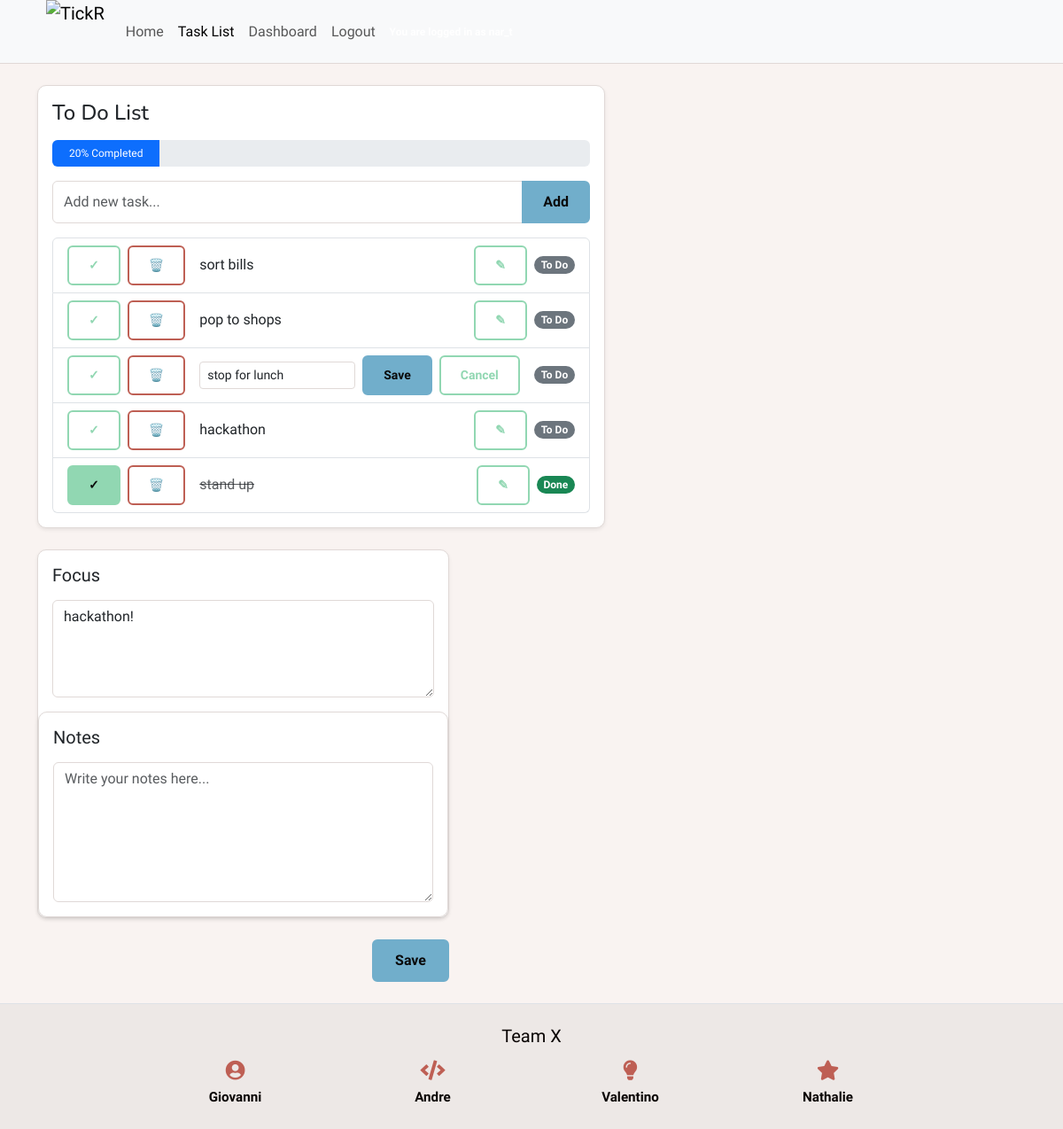
/todolist/?edit=8 (signed in), run on the app's committed database.
### doit_app/models.py (models this page shows, shortened)
class Task(models.Model):
	user = models.ForeignKey(
		settings.AUTH_USER_MODEL,
		on_delete=models.CASCADE,
		related_name="tasks",
		null=True,
		blank=True,
	)
	title = models.CharField(max_length=255)
	is_completed = models.BooleanField(default=False)
	due_date = models.DateField(blank=True, null=True)
	created_at = models.DateTimeField(auto_now_add=True)
	updated_at = models.DateTimeField(auto_now=True)
	class Meta:
		ordering = ["is_completed", "-created_at"]

class FocusItem(models.Model):
	user = models.ForeignKey(
		settings.AUTH_USER_MODEL,
		on_delete=models.CASCADE,
		related_name="focus_items",
		null=True,
		blank=True,
	)
	title = models.TextField()
	updated_at = models.DateTimeField(auto_now=True)

### doit_app/views.py (the view, shortened to what this page needs)
# urls.py: path('todolist/', doit_views.todolist, name='todolist'),
@login_required
def todolist(request):
    edit_task_id = None
    raw_edit_task_id = request.GET.get("edit")
    if raw_edit_task_id:
        try:
            parsed_edit_task_id = int(raw_edit_task_id)
        except (TypeError, ValueError):
            parsed_edit_task_id = None
        if parsed_edit_task_id and Task.objects.filter(id=parsed_edit_task_id, user=request.user).exists():
            edit_task_id = parsed_edit_task_id
    tasks = Task.objects.filter(user=request.user)
    focus_items = FocusItem.objects.filter(user=request.user)
    notes = Note.objects.filter(user=request.user)
    project_folders = ProjectFolder.objects.filter(user=request.user)
    total_tasks = tasks.count()
    completed_tasks = tasks.filter(is_completed=True).count()
    progress_percent = round((completed_tasks / total_tasks) * 100) if total_tasks else 0
    context = {
        "tasks": tasks,
        "focus_items": focus_items,
        "notes": notes,
        "project_folders": project_folders,
        "today": timezone.localdate().strftime("%Y-%m-%d"),
        "edit_task_id": edit_task_id,
        "total_tasks": total_tasks,
        "completed_tasks": completed_tasks,
        "progress_percent": progress_percent,
    }
    return render(request, "todolist.html", context)

### templates/todolist.html (shortened to what this page needs)
{% extends "base.html" %}
{% load static %}
{% block content %}
    <div class="container py-4">
        <div class="row">
            <div class="col-lg-7 mb-4">
                <div class="card shadow-sm h-100 tickr-panel">
                    <div class="card-body">
                        <h4 class="mb-3">To Do List</h4>
                        <div class="progress mb-3" style="height: 30px;">
                            <div id="todoProgressBar"
                                 class="progress-bar {% if progress_percent == 100 and total_tasks > 0 %}bg-success{% else %}bg-primary{% endif %}"
                                 role="progressbar"
                                 style="width: {{ progress_percent }}%"
                                 aria-valuenow="{{ progress_percent }}"
                                 aria-valuemin="0"
                                 aria-valuemax="100"
                                 data-progress="{{ progress_percent }}"
                                 data-total="{{ total_tasks }}">{{ progress_percent }}% Completed</div>
                        </div>
                        <form method="POST" class="mb-3">
                            <div class="input-group">
                                <input type="text"
                                       name="new_task"
                                       class="form-control tickr-input"
                                       placeholder="Add new task..."
                                       required>
                                <button class="btn tickr-btn-accent" type="submit" name="add_task">Add</button>
                            </div>
                        </form>
                        <ul class="list-group">
                            {% for task in tasks %}
                                <li class="list-group-item d-flex align-items-center justify-content-between">
                                    <div class="d-flex align-items-center gap-2">
                                        <form method="POST" class="d-inline">
                                            <button type="submit"
                                                    name="toggle_task"
                                                    value="{{ task.id }}"
                                                    class="btn btn-sm {% if task.is_completed %}tickr-btn-secondary{% else %}tickr-btn-outline-secondary{% endif %}">
                                                ✓
                                            </button>
                                        </form>
                                        <form method="POST" class="d-inline">
                                            <button type="submit"
                                                    name="delete_task"
                                                    value="{{ task.id }}"
                                                    class="btn btn-sm tickr-btn-outline-primary"
                                                    aria-label="Delete task"
                                                    title="Delete">🗑️</button>
                                        </form>
                                    </div>
                                    <div class="flex-grow-1 ms-3">
                                        {% if edit_task_id == task.id %}
                                            <form method="POST" class="d-flex align-items-center gap-2">
                                                <input type="text"
                                                       name="edited_task_title"
                                                       class="form-control form-control-sm tickr-input"
                                                       value="{{ task.title }}"
                                                       required>
                                                <button type="submit"
                                                        name="update_task"
                                                        value="{{ task.id }}"
                                                        class="btn btn-sm tickr-btn-accent"
                                                        aria-label="Save task"
                                                        title="Save">Save</button>
                                                <a href="{% url 'todolist' %}"
                                                   class="btn btn-sm tickr-btn-outline-secondary"
                                                   aria-label="Cancel edit"
                                                   title="Cancel">Cancel</a>
                                            </form>
                                        {% else %}
                                            <span class="{% if task.is_completed %}text-decoration-line-through text-muted{% endif %}">{{ task.title }}</span>
                                        {% endif %}
                                    </div>
                                    <div class="d-flex align-items-center gap-2 ms-3">
                                        {% if edit_task_id != task.id %}
                                            <a href="{% url 'todolist' %}?edit={{ task.id }}"
                                               class="btn btn-sm tickr-btn-outline-secondary"
                                               aria-label="Edit task"
                                               title="Edit">✎</a>
                                        {% endif %}
                                        <span class="badge {% if task.is_completed %}bg-success{% else %}bg-secondary{% endif %} rounded-pill">
                                            {% if task.is_completed %}
                                                Done
                                            {% else %}
                                                To Do
                                            {% endif %}
                                        </span>
                                    </div>
                                </li>
                            {% empty %}
                                <li class="list-group-item text-muted">No tasks yet</li>
                            {% endfor %}
                        </ul>
                    </div>
                </div>
            </div>
        </div>
        <div class="col-lg-5">
            <form method="POST" id="saveAllForm">
                <div class="card shadow-sm mb-4 tickr-panel">
                    <div class="card-body">
                        <h5 class="mb-3">Focus</h5>
                        <textarea name="focus_content"
                                  class="form-control tickr-input"
                                  rows="4"
                                  placeholder="What are you focusing on today?">{% for item in focus_items %}{{ item.title }}{% endfor %}</textarea>
                    </div>
                    <div class="card shadow-sm tickr-panel">
                        <div class="card-body">
                            <h5 class="mb-3">Notes</h5>
                            <textarea name="notes_content"
                                      class="form-control tickr-input"
                                      rows="6"
                                      placeholder="Write your notes here...">{% for note in notes %}{{ note.content }}{% endfor %}</textarea>
                        </div>
                    </div>
                </div>
                <div class="text-end mt-3">
                    <button type="button"
                            id="openSaveListModal"
                            class="btn tickr-btn-accent px-4"
                            data-bs-toggle="modal"
                            data-bs-target="#saveListModal">
                        Save
                    </button>
                </div>
            </form>
        </div>
    </div>
{% endblock %}

### static/css/style.css (style rules this page uses)
:root { --text: #090403; --background: #f9f3f1; --primary: #be5f54; --secondary: #91d7b2; --accent: #71aecb; --brand-logo-height: 72px; }
h1, h2, h3, h4 { font-family: "Nunito", sans-serif; font-style: normal; }
* { margin: 0; padding: 0; box-sizing: border-box; }
body { font-family: "Work Sans", sans-serif; font-style: normal; background-color: var(--background); color: var(--text); }
a { text-decoration: none; color: inherit; }
.btn { padding: 10px 22px; border-radius: 6px; font-weight: 600; cursor: pointer; border: none; font-family: "Work Sans", sans-serif; }
.tickr-panel { background-color: #ffffff; border: 1px solid #e0d9d7; border-radius: 10px; }
.tickr-input { border: 1px solid #e0d9d7; }
.tickr-btn-outline-primary { background-color: transparent; color: var(--primary); border: 2px solid var(--primary); }
.tickr-btn-secondary { background-color: var(--secondary); color: #0a0a0a; border: 2px solid var(--secondary); }
.tickr-btn-outline-secondary { background-color: transparent; color: var(--secondary); border: 2px solid var(--secondary); }
.tickr-btn-accent { background-color: var(--accent); color: #0a0a0a; border: 2px solid var(--accent); }

### data on the page
Task: {{ task.id }} 10 (drawn), title "sort bills", is_completed "To Do"
Task: {{ task.id }} 9 (drawn), title "pop to shops", is_completed "To Do"
Task: {{ task.id }} 8 (drawn), edited_task_title "stop for lunch", is_completed "To Do"
Task: {{ task.id }} 7 (drawn), title "hackathon", is_completed "To Do"
Task: {{ task.id }} 6 (drawn), title "stand up", is_completed "Done"
FocusItem: focus_content "hackathon!"

### other printed values
{{ progress_percent }} "20"
